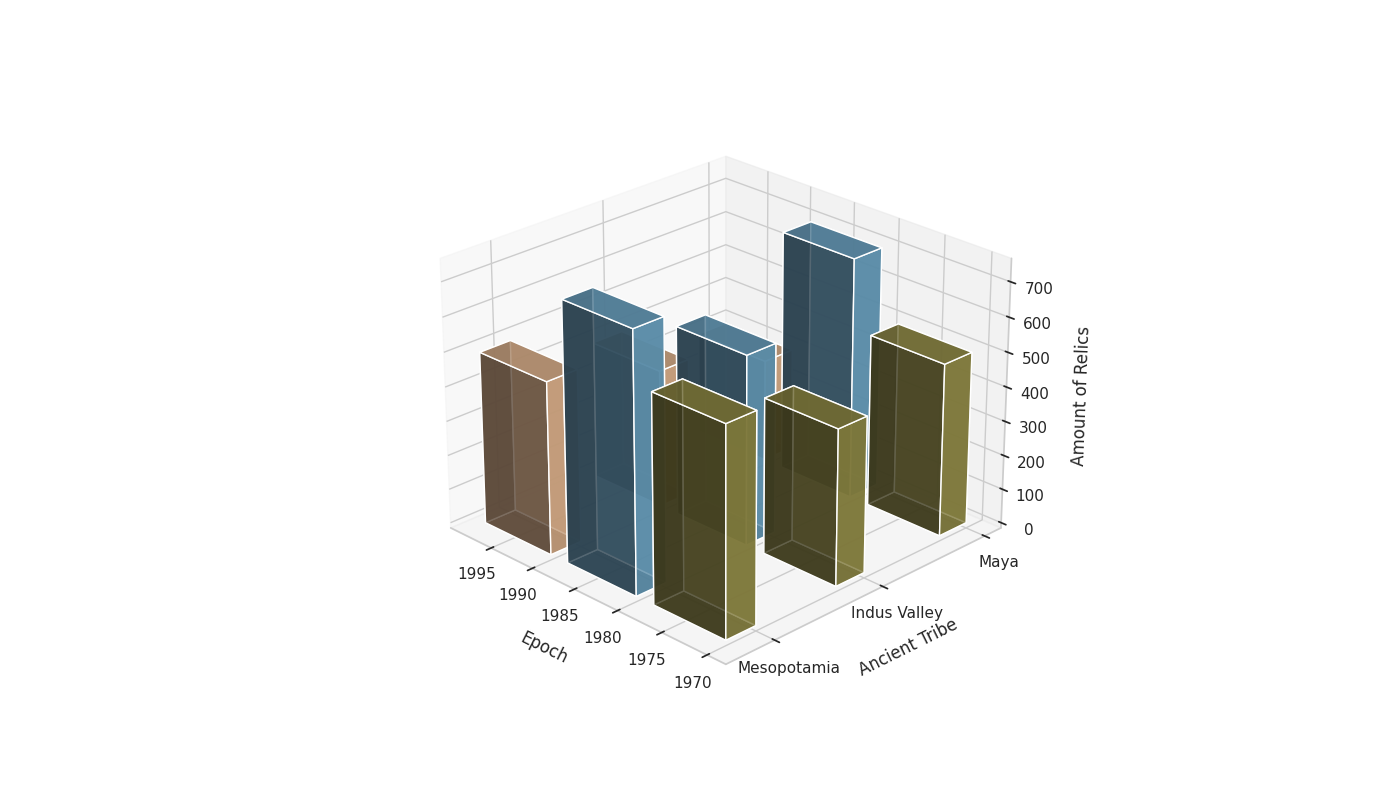

This figure's Python source:
import matplotlib.pyplot as plt
from mpl_toolkits.mplot3d import Axes3D
import numpy as np

decades = np.array([1990, 1970, 1980])
civilizations = ['Maya', 'Indus Valley', 'Mesopotamia']

artifacts_data = np.array([
    [300, 500, 700],
    [400, 450, 550],
    [500, 600, 750]
])

# Shuffled colors
colors = ['#DAAD86', '#8D8741', '#659DBD']

fig = plt.figure(figsize=(14, 8))
ax = fig.add_subplot(111, projection='3d')

for i, civilization in enumerate(civilizations):
    xs = decades
    ys = np.full(xs.shape, i * 3)
    zs = np.zeros(decades.shape)

    for j, (color, decade) in enumerate(zip(colors, decades)):
        height = artifacts_data[i, j]
        ax.bar3d(xs[j], ys[j], zs[j], dx=8, dy=0.8, dz=height, color=color, alpha=0.8)
        zs[j] += height

ax.set_xlabel('Epoch', fontsize=12, labelpad=10)
ax.set_ylabel('Ancient Tribe', fontsize=12, labelpad=10)
ax.set_zlabel('Amount of Relics', fontsize=12, labelpad=10)
ax.set_yticks([i * 3 for i in range(len(civilizations))])
ax.set_yticklabels(civilizations)

ax.view_init(elev=25, azim=135)
plt.tight_layout()
plt.show()
